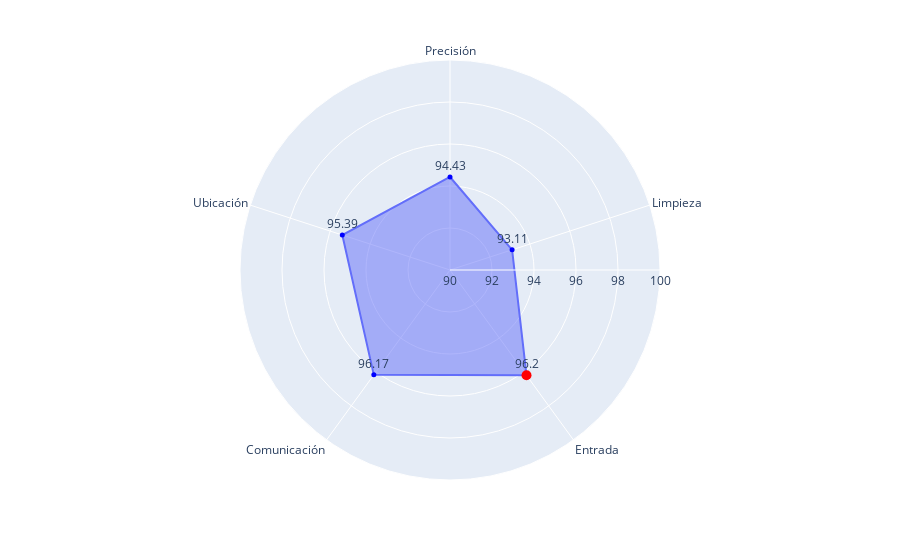

The notebook cell saved with this chart:
### Markdown cell above
Gráfica de radar para representar las puntuaciones

### Code cell
#Trazamos la gráfica de radar

fig = px.line_polar(df, r=mean_scores.values, theta=mean_scores.index, range_r=(90, 100), line_close=True)
fig.update_traces(fill='toself')

#Añadimos los valores

fig.add_trace(go.Scatterpolar(
    r=mean_scores.values,
    theta=mean_scores.index,
    mode='markers+text',
    marker=dict(color='blue', size=5, symbol='circle'),
    text=mean_scores.values.round(2),
    textposition='top center',
    name='Valores',
    showlegend=False
))

#Marcamos el valor máximo

fig.add_trace(go.Scatterpolar(
    r=[max_value],
    theta=[max_metric],
    mode='markers',
    marker=dict(color='red', size=10, symbol='circle'),
    name='Valor máximo',
    showlegend=False
))

### Figure 1 — Plotly figure (JSON) as saved in the notebook; plotly's stock layout.template omitted (floating-point values rounded to 4 significant figures)
{"data": [{"fill": "toself", "hovertemplate": "r=%{r}<br>theta=%{theta}<extra></extra>", "legendgroup": "", "line": {"color": "#636efa", "dash": "solid"}, "marker": {"symbol": "circle"}, "mode": "lines", "name": "", "r": [94.43, 93.11, 96.2, 96.17, 95.39, 94.43], "showlegend": false, "subplot": "polar", "theta": ["Precisión", "Limpieza", "Entrada", "Comunicación", "Ubicación", "Precisión"], "type": "scatterpolar"}, {"marker": {"color": "blue", "size": 5, "symbol": "circle"}, "mode": "markers+text", "name": "Valores", "r": [94.43, 93.11, 96.2, 96.17, 95.39], "showlegend": false, "text": [94.43, 93.11, 96.2, 96.17, 95.39], "textposition": "top center", "theta": ["Precisión", "Limpieza", "Entrada", "Comunicación", "Ubicación"], "type": "scatterpolar"}, {"marker": {"color": "red", "size": 10, "symbol": "circle"}, "mode": "markers", "name": "Valor máximo", "r": [96.2], "showlegend": false, "theta": ["Entrada"], "type": "scatterpolar"}], "layout": {"legend": {"tracegroupgap": 0}, "margin": {"t": 60}, "polar": {"angularaxis": {"direction": "clockwise", "rotation": 90}, "domain": {"x": [0, 1], "y": [0, 1]}, "radialaxis": {"range": [90, 100]}}}}
